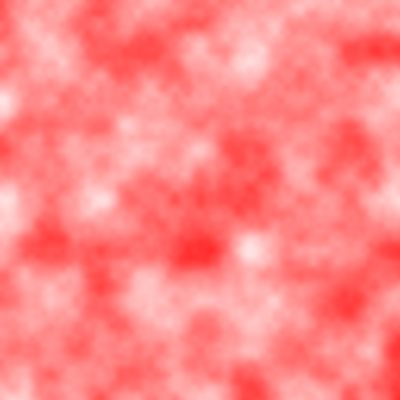
Frame 1 (no input)
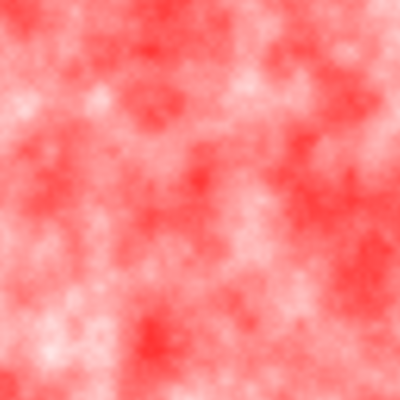
Frame 60 (no input)
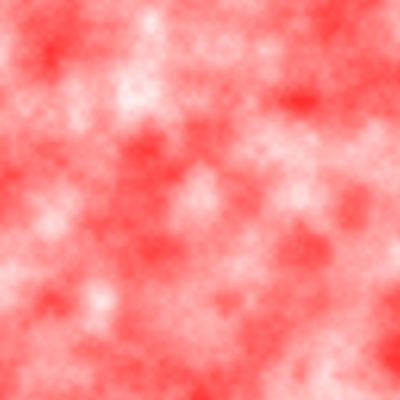
Frame 120 (the mouse pressed at the canvas centre since frame 60)

The p5.js sketch that drew these frames (run headless with seeded random() and noise() and a simulated clock; from frame 60 on, the mouse is pressed at the canvas centre):

// p5.js sketch
// ── sketch.js
var inc = .02;//resolucion en x
var incy=.02;//resolucion en y
var xoff = 0;
var yoff = 0;
var start=0;

var time=0;
var timestep=.05;//cambio en el tiempo para cada frame(velocidad)

// si quiero hacer un desplazamiendo en x o y sumo un incremento
// fijo en x e y , y lo voy cambiando frame a frame
// es como mover todo el mantel tirando de algun punto
function setup() {
	createCanvas(400, 400);
	background(0);
}

function draw() {
	loadPixels();

	time+=timestep;
	for (var y = 0; y < height; y++) {
	for (var x = 0; x < width; x++) {
		 var index = (x+y*width)*4;	
var out = (noise((x) * inc, (y) * incy, time)) * 255;
		pixels[index]= 255;
		pixels[index+1] = 0;
		pixels[index+2] = 0;
		pixels[index+3] = out;	
		
	}
	start+=incy;
	updatePixels();// actualiza luego de cada fila 
}

}
